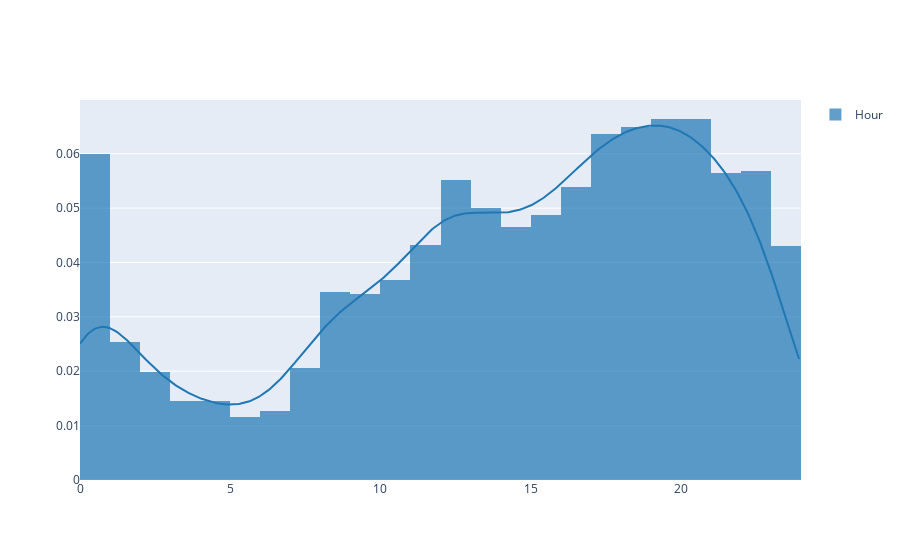

Notebook source saved alongside this figure:
### Code cell
calls['hour_of_day'] = (calls['timestamp'].dt.hour * 60 + calls['timestamp'].dt.minute ) / 60.

py.iplot(ff.create_distplot([calls['hour_of_day']],group_labels=["Hour"],bin_size=1, show_rug=False))

### Figure 1 — Plotly figure (JSON) as saved in the notebook; plotly's stock layout.template omitted (floating-point values rounded to 4 significant figures; data arrays with more than 128 entries replaced by an {"elided": "..."} marker saying what was removed)
{"data": [{"autobinx": false, "histnorm": "probability density", "legendgroup": "Hour", "marker": {"color": "rgb(31, 119, 180)"}, "name": "Hour", "opacity": 0.7, "type": "histogram", "x": {"elided": "5227 float values"}, "xaxis": "x", "xbins": {"end": 23.98, "size": 1, "start": 0}, "yaxis": "y"}, {"legendgroup": "Hour", "marker": {"color": "rgb(31, 119, 180)"}, "mode": "lines", "name": "Hour", "showlegend": false, "type": "scatter", "x": {"elided": "500 float values"}, "xaxis": "x", "y": {"elided": "500 float values"}, "yaxis": "y"}], "layout": {"barmode": "overlay", "hovermode": "closest", "legend": {"traceorder": "reversed"}, "xaxis": {"anchor": "y2", "domain": [0, 1], "zeroline": false}, "yaxis": {"anchor": "free", "domain": [0, 1], "position": 0}}}
